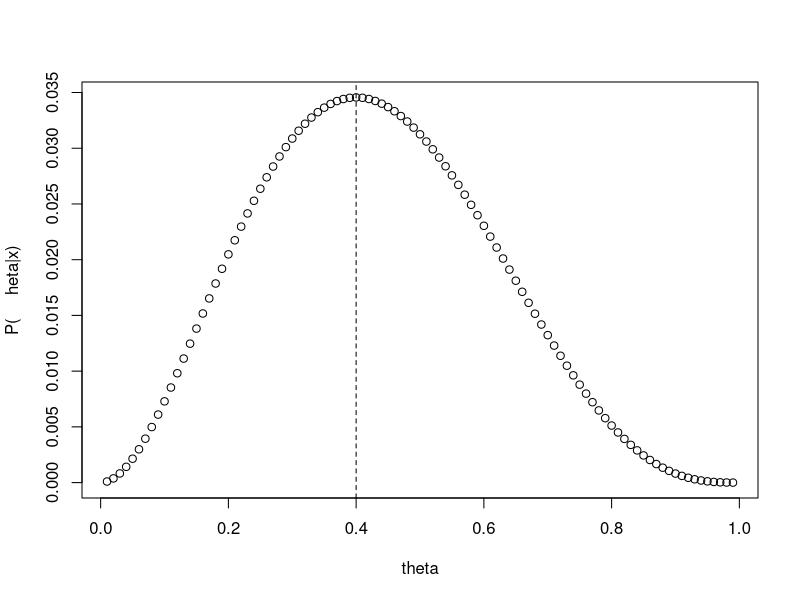
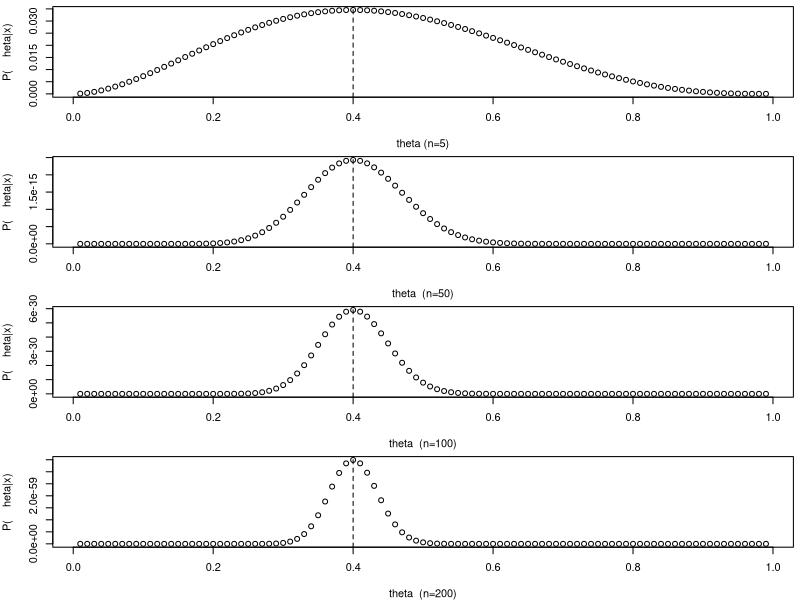
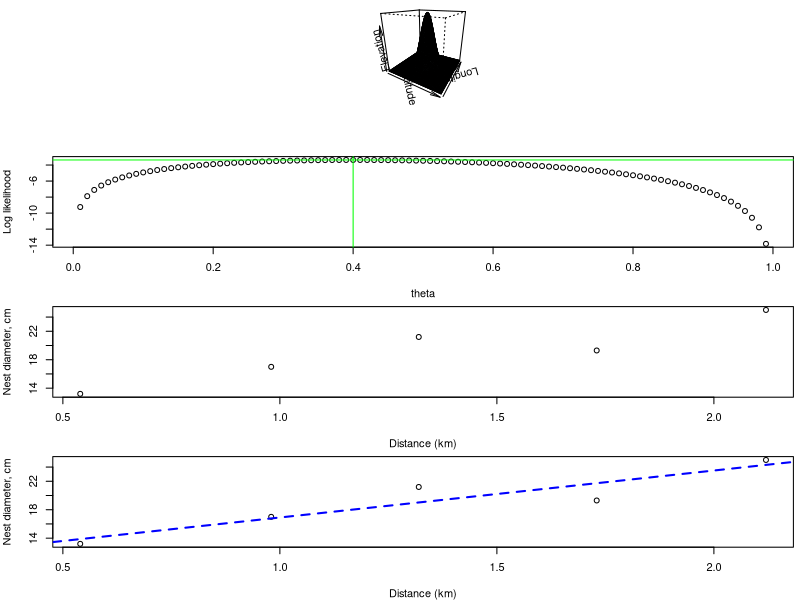
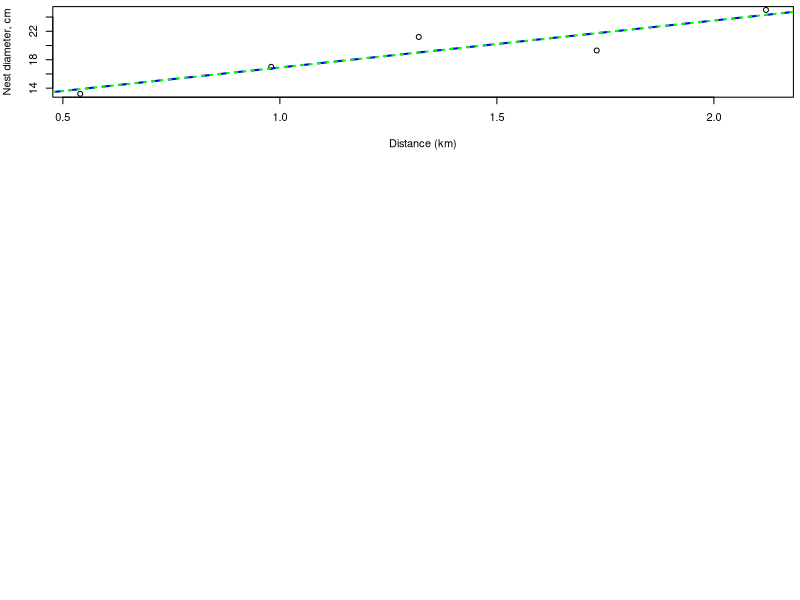

These figures' R source, in order:
## ---- chunk 1
#a 1 is a nest with eggs, a 0 is a nest without eggs
nests=c(1,0,0,1,0)
## ---- chunk 2
library(knitr)
thetas<-seq(0.05,0.95,by=0.1)
pthetas<-thetas^2*(1-thetas)^3
kable(cbind(thetas,pthetas),col.names = c("theta","P(theta)"))
## ---- chunk 3
thetas <- seq(0.01,0.99,by=0.01)
pthetas<-thetas^2*(1-thetas)^3
plot(thetas,pthetas,ylab="P(\theta|x)",xlab="theta")
abline(v=thetas[pthetas==max(pthetas)],lty=2)
## ---- chunk 4
par(mfrow=c(4,1),mar=c(4,4,0.5,0.5))
thetas <- seq(0.01,0.99,by=0.01)
pthetas<-thetas^2*(1-thetas)^3
plot(thetas,pthetas,ylab="P(\theta|x)",xlab="theta (n=5)")
abline(v=thetas[pthetas==max(pthetas)],lty=2)
thetas <- seq(0.01,0.99,by=0.01)
pthetas<-thetas^20*(1-thetas)^30
plot(thetas,pthetas,ylab="P(\theta|x)",xlab="theta  (n=50)")
abline(v=thetas[pthetas==max(pthetas)],lty=2)
thetas <- seq(0.01,0.99,by=0.01)
pthetas<-thetas^40*(1-thetas)^60
plot(thetas,pthetas,ylab="P(\theta|x)",xlab="theta  (n=100)")
abline(v=thetas[pthetas==max(pthetas)],lty=2)
thetas <- seq(0.01,0.99,by=0.01)
pthetas<-thetas^80*(1-thetas)^120
plot(thetas,pthetas,ylab="P(\theta|x)",xlab="theta  (n=200)")
abline(v=thetas[pthetas==max(pthetas)],lty=2)
## ---- chunk 5
# need mvtnorm package
library("mvtnorm")
range = seq(-5,5,0.1)
mean = c(0,0)
Sigma = matrix(c(1, .5, .5, 1), 2)
out = matrix (rep(0,101*101),101)

for (i in 1:length(range)){
	for (j in 1:length(range)){
		out[i,j] = dmvnorm(c(range[i],range[j]),mean=mean,sigma=Sigma)
	}
}
 persp(out,theta = 30,phi = 20,col="lightblue",xlab = "Latitude",ylab="Longitude",zlab="Elevation")
#add an emoji that is a small man to it!
## ---- chunk 6
liktheta1=function(theta){
  lik<-theta^2*(1-theta)^3
  return(lik)
}
## ---- chunk 7
liktheta1(0.35)
## ---- chunk 8
sum(nests==1)
sum(nests==0)
## ---- chunk 9
liktheta2=function(theta,samp){
  lik<-theta^sum(samp==1)*(1-theta)^sum(samp==0)
  return(lik)
}
## ---- chunk 10
liktheta2(0.35,nests)
## ---- chunk 11
liktheta2(0.35,c(1,rep(0,10)))
## ---- chunk 12
dreameggs<-c(rep(1,300),rep(0,700))
liktheta2(0.35,dreameggs)
## ---- chunk 13
logliktheta=function(theta,data){
  loglik=sum(log(theta^sum(data==1))+sum(log((1-theta)^sum(data==0))))
  return(loglik)
}
## ---- chunk 14
logliktheta(0.35,dreameggs)
## ---- chunk 15
MLEtheta<-optimize(f=logliktheta,interval=c(0.01,0.99),data=c(0,1,0,1,0),maximum=TRUE)
MLEtheta
## ---- chunk 16
MLEthetadream<-optimize(f=logliktheta,interval=c(0.01,0.99),data=dreameggs,maximum=TRUE)
MLEthetadream
## ---- chunk 17
#valores possiveis para thetas
thetas<-seq(0.01,0.99,by=0.01)
#object to hold the values of the likelihood
nthetas <- length(thetas)
loglikthetas<-numeric(nthetas)
#para cada theta
for(i in 1:nthetas){
  loglikthetas[i] <- logliktheta(thetas[i],nests)
}
plot(x=thetas,y=loglikthetas,ylab="Log likelihood",xlab="theta")
abline(v=MLEtheta$maximum,h=MLEtheta$objective,col="green")
## ---- chunk 18
MLEtheta<-optimize(f=logliktheta,interval=c(0.01,0.99),data=c(rep(1,43),rep(0,78-43)),maximum=TRUE)
MLEtheta
## ---- chunk 19
dists<-c(0.98,1.73,1.32,0.54,2.12)
## ---- chunk 20
minuslogliknorm=function(pars,data){
  media=pars[1]
  desvio=pars[2]
  minusloglik=-sum(log(dnorm(data,mean=media,sd=desvio)))
  return(minusloglik)
}
## ---- chunk 21
#simulated sample size
n<-10000
# simulated mean
mG<-2
# simulated standard deviation
sdG<-0.7
# simulated sample
xs=rnorm(n,mean=mG,sd=sdG)
# MLE of the parameters
MLEGau<-optim(par=c(1,1),fn=minuslogliknorm,data=xs)
MLEGau
## ---- chunk 22
#to implement later
## ---- chunk 23
dists
## ---- chunk 24
size<-c(17,19.3,21.2,13.2,25)
## ---- chunk 25
plot(dists,size,xlab="Distance (km)",ylab="Nest diameter, cm")
## ---- chunk 26
liklm=function(pars,data){
  #data must be a data.frame with columns y and x
  a=pars[1]
  b=pars[2]
  sigma=pars[3]
  ps=dnorm(data$y-(a+b*data$x),mean=0,sd=sigma)
  #minus loglik
  loglik=-sum(log(ps))
  return(loglik)
}
## ---- chunk 27
lmMLE<-optim(par=c(2,1,1),fn=liklm,data=data.frame(y=size,x=dists))
lmMLE
## ---- chunk 28
plot(dists,size,xlab="Distance (km)",ylab="Nest diameter, cm")
abline(lmMLE$par[1],lmMLE$par[2],lty=2,lwd=2,col="blue")
## ---- chunk 29
lm0<-lm(size~dists)
summary(lm0)
## ---- chunk 30
plot(dists,size,xlab="Distance (km)",ylab="Nest diameter, cm")
abline(lmMLE$par[1],lmMLE$par[2],lty=2,lwd=2,col="blue")
abline(lm0,lty=3,lwd=2,col="green")
